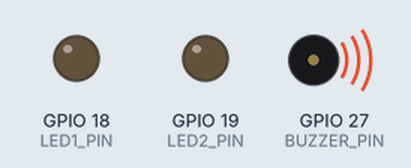
Simulated run of this program. Board: ESP32. Parts: output pins drawn as LEDs (lit = HIGH), buzzer (waves = sounding).

Above: at 4.9 s.
At 13.05 s:
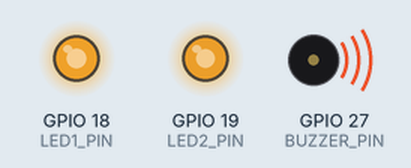
At 18.01 s:
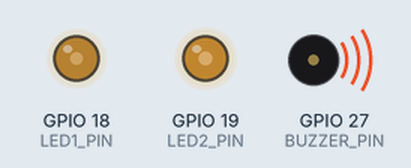
At 22.19 s:
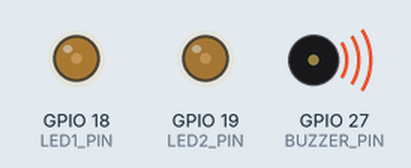
At 38.5 s:
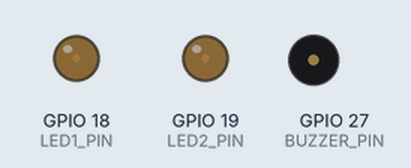
Timing chart, 0 to 40.0 s (numbered marks = the images above):
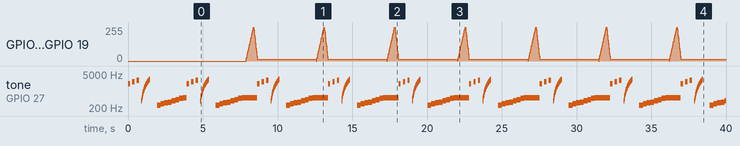

Measured:
- by itself, tone on GPIO 27 (BUZZER_PIN): plays 2000 Hz for 0.15 s, 2400 Hz for 0.15 s, 2800 Hz for 0.15 s, 400 Hz for 0.02 s, 500 Hz for 0.02 s, 600 Hz for 0.02 s … (339 notes in this stretch)

The program:

main.cpp
```cpp
#include <Arduino.h>

#define BUZZER_PIN  27     // GPIO connected to buzzer
#define BUZ_CH      0      // PWM channel (0–15)
#define BUZ_FREQ        2000   // Default frequency (Hz)
#define BUZ_RESOLUTION  10     // 10-bit resolution (0–1023)

#define LED1_PIN 18
#define LED1_CH 1
#define LED1_FREQ 5000

#define LED2_PIN 19
#define LED2_CH 2
#define LED2_FREQ 8000

#define LED_RES 8

void setup() {
  //LED1
   ledcSetup(LED1_CH, LED1_FREQ, LED_RES);
  ledcAttachPin(LED1_PIN, LED1_CH);
  //LED2
   ledcSetup(LED2_CH, LED2_FREQ, LED_RES);
  ledcAttachPin(LED2_PIN, LED2_CH);
  //BUZ
  ledcSetup(BUZ_CH, BUZ_FREQ, BUZ_RESOLUTION);
  ledcAttachPin(BUZZER_PIN, BUZ_CH);

  // --- 1. Simple beep pattern ---
  for (int i = 0; i < 3; i++) {
    ledcWriteTone(BUZ_CH, 2000 + i * 400); // change tone
    delay(150);
    ledcWrite(BUZ_CH, 0);                  // stop tone
    delay(150);
  }

  // --- 2. Frequency sweep (400Hz → 3kHz) ---
  for (int f = 400; f <= 3000; f += 100) {
    ledcWriteTone(BUZ_CH, f);
    delay(20);
  }
  ledcWrite(BUZ_CH, 0);
  delay(500);

  // --- 3. Short melody ---
  int melody[] = {262, 294, 330, 349, 392, 440, 494, 523};
  for (int i = 0; i < 8; i++) {
    ledcWriteTone(BUZ_CH, melody[i]);
    delay(250);
  }
  ledcWrite(BUZ_CH, 0); // stop buzzer
}

void loop() {
  for (int i = 0; i < 3; i++) {
    ledcWriteTone(BUZ_CH, 2000 + i * 400); // change tone
    delay(150);
    ledcWrite(BUZ_CH, 0);                  // stop tone
    delay(150);
  }

  // --- 2. Frequency sweep (400Hz → 3kHz) ---
  for (int f = 400; f <= 3000; f += 100) {
    ledcWriteTone(BUZ_CH, f);
    delay(20);
  }
  ledcWrite(BUZ_CH, 0);
  delay(500);

  // --- 3. Short melody ---
  int melody[] = {262, 294, 330, 349, 392, 440, 494, 523};
  for (int i = 0; i < 8; i++) {
    ledcWriteTone(BUZ_CH, melody[i]);
    delay(250);
  }
  //LED1
  for (int d=0; d<=255; d=d+10) {
ledcWrite(LED1_CH, d); delay(10);
ledcWrite(LED2_CH, d); delay(10);
  //LED2
 }
  for (int d=255; d>=0; d=d-20) {
ledcWrite(LED1_CH, d); delay(10);
ledcWrite(LED2_CH, d); delay(10);

 }
  ledcWrite(BUZ_CH, 0); // stop buzzer
}
```
